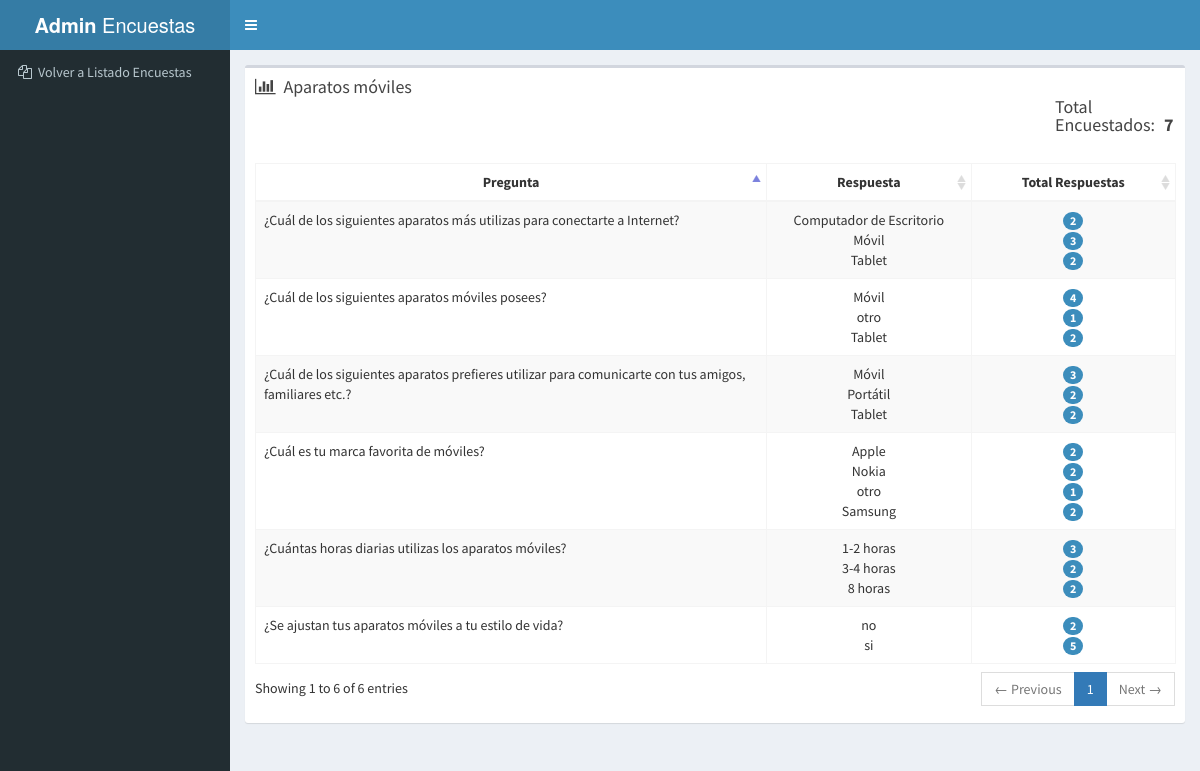
Page /visEstadistica.php?id=1 on the committed database.
### tables this page shows
CREATE TABLE `encuesta` (
  `id_encuesta` int(11) NOT NULL,
  `titulo` varchar(100) NOT NULL,
  `fecha_creacion` datetime NOT NULL,
  `creada_por` varchar(15) NOT NULL,
  `link` text
);

CREATE TABLE `pregunta` (
  `id_pregunta` int(11) NOT NULL,
  `descripcion` varchar(300) NOT NULL,
  `id_encuesta` int(11) NOT NULL
);

### modelo/funciones_mysql.php (called while the page is built, shortened)
<?php
class Conexion {
    private $con;
    public function __construct($bd) {
        try {
            $this->con = new PDO('mysql:host=localhost;dbname=' . $bd . ';charset=utf8', 'root', '', array(
                PDO::ATTR_ERRMODE => PDO::ERRMODE_EXCEPTION,
                PDO::MYSQL_ATTR_INIT_COMMAND => "SET NAMES utf8"
            ));
            $this->con->setAttribute(PDO::ATTR_ERRMODE, PDO::ERRMODE_EXCEPTION);
        } catch (PDOException $e) {
            print "¡Error!: " . $e->getMessage() . "<br/>";
            die();
        }
    }
    public function findAll2($query){
        $this->stm = $this->con->prepare($query);
        $this->stm->execute();
        $this->rs = $this->stm->fetchAll(PDO::FETCH_OBJ);
        return $this->rs;
    }
}
?>

### visEstadistica.php (the view, shortened to what this page needs)
<?php
include 'modelo/funciones_mysql.php';
$conexion = new Conexion("sondeo");
try {
    $resultadoP = $conexion->findAll2("select id_pregunta,descripcion from pregunta where id_encuesta= " . $_GET['id']);
    $arrayPreguntas = array();
    $arrayRespuestas = array();
        $resultado2 = $conexion->findAll2($sql = "SELECT p.id_pregunta id_pregunta, r.descripcion respuesta, count(dr.id_pregunta_respuesta) total FROM encuesta e
            inner join pregunta_respuesta pr on e.id_encuesta = pr.id_encuesta and pr.id_encuesta = " . $_GET['id'] . "
            inner join pregunta p on pr.id_pregunta = p.id_pregunta and p.id_encuesta = " . $_GET['id'] . "
            inner join respuesta r on pr.id_respuesta = r.id_respuesta and r.id_encuesta = " . $_GET['id'] . "
            inner join detalle_resp_encuesta dr on pr.id = dr.id_pregunta_respuesta
            WHERE e.id_encuesta = " . $_GET['id'] . "
            group by e.titulo, p.descripcion, r.descripcion");
        foreach ($resultadoP as $value) {
            $arrayPreguntas[] = array("id_pregunta"=>$value->id_pregunta,"descripcion"=>$value->descripcion, "respuestas"=> array());
        }
        foreach ($resultado2 as $value) {
            $arrayRespuestas[] = array("id_pregunta"=>$value->id_pregunta,"respuesta"=>$value->respuesta,"total"=>$value->total);
        }
        for ($index = 0; $index < count($arrayPreguntas); $index++) {
            foreach ($arrayRespuestas as $value) {
                if ($arrayPreguntas[$index]['id_pregunta'] == $value['id_pregunta']) {
                    $arrayPreguntas[$index]['respuestas'][] = $value;
                }
            }
        }
    $consulta = "SELECT titulo FROM encuesta WHERE id_encuesta=" . $_GET['id'];
    $titulo = $conexion->findAll2($consulta);
    $conteo = "SELECT COUNT(id_encuesta) total FROM resultado_encuesta WHERE id_encuesta =". $_GET['id'];
    $resultado_conteo = $conexion->findAll2($conteo);
} catch (Exception $ex) {
    echo $ex->getMessage();
}
?>
<!DOCTYPE html>
<html>
    <head>
        <link href="bootstrap/css/bootstrap.min.css" rel="stylesheet" type="text/css" />
        <link href="https://maxcdn.bootstrapcdn.com/font-awesome/4.3.0/css/font-awesome.min.css" rel="stylesheet" type="text/css" />
        <link href="http://code.ionicframework.com/ionicons/2.0.0/css/ionicons.min.css" rel="stylesheet" type="text/css" />
        <link href="plugins/datatables/dataTables.bootstrap.css" rel="stylesheet" type="text/css" />
        <link href="dist/css/AdminLTE.min.css" rel="stylesheet" type="text/css" />
        <link href="dist/css/skins/_all-skins.min.css" rel="stylesheet" type="text/css" />
    </head>
    <body class="skin-blue">
        <div class="wrapper">
            <header class="main-header">
                <a class="logo"><b>Admin</b> Encuestas</a>
                <nav class="navbar navbar-static-top" role="navigation">
                    <a href="#" class="sidebar-toggle" data-toggle="offcanvas" role="button">
                    </a>
                </nav>
            </header>
            <aside class="main-sidebar">
                <section class="sidebar">
                    <ul class="sidebar-menu">
                        <li class="treeview">
                            <a href="listado_encuestas.php">
                                <i class="fa fa-files-o"></i><span>Volver a Listado Encuestas</span>
                            </a>
                        </li>
                    </ul>
                </section>
            </aside>
            <div class="content-wrapper">
                <section class="content">
                    <div class="row">
                        <div class="col-xs-12">
                            <div class="box">
                                <div class="box-header">
                                    <i class="fa fa-bar-chart-o"></i>
                                    <h3 class="box-title"><?php echo $titulo[0]->titulo ?></h3>
                                    <h3 class="box-title" style="margin-left: 800px">Total Encuestados:&numsp;<?php echo "<b>".$resultado_conteo[0]->total."</b>" ?></h3>
                                </div>
                                <div class="box-body">
                                    <table id="example2" class="table table-bordered table-striped">
                                        <thead>
                                            <tr>
                                                <th style="width: 25%!important; text-align: center">Pregunta</th>
                                                <th style="width: 10%!important; text-align: center">Respuesta</th>
                                                <th style="width: 10%!important; text-align: center">Total Respuestas</th>
                                            </tr>
                                        </thead>
                                        <tbody>
                                            <?php foreach ($arrayPreguntas as $valor) { ?>
                                                <tr>
                                                    <td>
                                                   <?php echo $valor['descripcion'] ?>
                                                    </td>
                                                    <td style="text-align: center">
                                                        <?php
                                                            foreach ($valor['respuestas'] as $value) {
                                                                   echo $value['respuesta']."<br>";
                                                            }
                                                        ?>
                                                    </td>
                                                    <td style="text-align: center">
                                                        <?php
                                                            foreach ($valor['respuestas'] as $value) { ?>
                                                                  <span class="badge bg-light-blue">
                                                                    <?php echo $value['total']; ?>
                                                                  </span>
                                                        <br>
                                                           <?php }?>
                                                    </td>
                                                </tr>
                                            <?php } ?>
                                        </tbody>
                                    </table>
                                </div>
                            </div>
                        </div>
                    </div>
                </section>
            </div>
        </div>
    </body>
</html>

### rows in the picture
encuesta: titulo "Aparatos móviles"
pregunta: descripcion "¿Cuál de los siguientes aparatos móviles posees?", respuesta "Móvil", respuesta "otro", respuesta "Tablet", total "4", total "1", total "2"
pregunta: descripcion "¿Cuál de los siguientes aparatos más utilizas para conectarte a Internet?", respuesta "Computador de Escritorio", respuesta "Móvil", respuesta "Tablet", total "2", total "3"
pregunta: descripcion "¿Cuál de los siguientes aparatos prefieres utilizar para comunicarte con tus amigos, familiares etc.?", respuesta "Móvil", respuesta "Portátil", respuesta "Tablet", total "3", total "2"
pregunta: descripcion "¿Cuál es tu marca favorita de móviles?", respuesta "Apple", respuesta "Nokia", respuesta "otro", respuesta "Samsung", total "2", total "1"
pregunta: descripcion "¿Cuántas horas diarias utilizas los aparatos móviles?", respuesta "1-2 horas", respuesta "3-4 horas", respuesta "8 horas", total "3", total "2"
pregunta: descripcion "¿Se ajustan tus aparatos móviles a tu estilo de vida?", respuesta "no", respuesta "si", total "2", total "5"

### other values in the picture
$resultado_conteo[0]->total "7"
